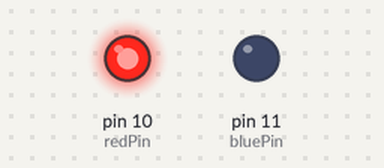
The sketch below on a simulated Arduino Uno, built with avr-gcc and run on an emulated ATmega328P. Parts: output pins drawn as LEDs (lit = HIGH).

Above: at 0.02 s.
At 1.22 s:
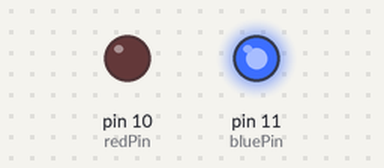
At 2.42 s:
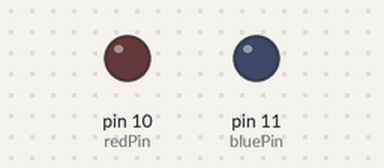
Timing chart, 0 to 3.0 s (numbered marks = the images above):
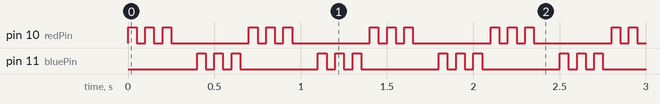

The sketch:

LED_BlueRed.ino
```cpp
int ledDelay = 50; //delay by 50ms
int redPin = 10;
int bluePin = 11;

void setup() {
  // put your setup code here, to run once:
  pinMode(bluePin, OUTPUT);
  pinMode(redPin, OUTPUT);
}

void loop() {
  // put your main code here, to run repeatedly:
  digitalWrite(redPin, HIGH);
  delay(ledDelay);
  digitalWrite(redPin, LOW);
  delay(ledDelay);

  digitalWrite(redPin, HIGH);
  delay(ledDelay);
  digitalWrite(redPin, LOW);
  delay(ledDelay);

  digitalWrite(redPin, HIGH);
  delay(ledDelay);
  digitalWrite(redPin, LOW);
  delay(ledDelay);

  delay(100);

  digitalWrite(bluePin, HIGH);
  delay(ledDelay);
  digitalWrite(bluePin, LOW);
  delay(ledDelay);

  digitalWrite(bluePin, HIGH);
  delay(ledDelay);
  digitalWrite(bluePin, LOW);
  delay(ledDelay);

  digitalWrite(bluePin, HIGH);
  delay(ledDelay);
  digitalWrite(bluePin, LOW);
  delay(ledDelay);

//  delay(100);
}
```

Measured:
- by itself, pin 10 (redPin), pin 11 (bluePin): repeats every 0.70 s: 2 × (LOW 0.05 s, HIGH 0.05 s), LOW 0.45 s, HIGH 0.05 s
